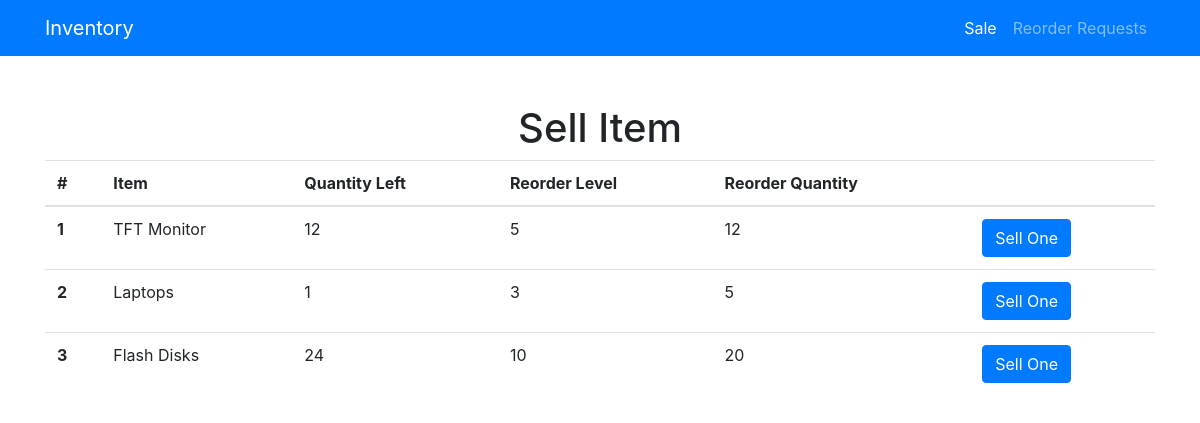
The page / on the database its author committed.
### tables this page shows
CREATE TABLE `products` (
  `id` int(11) NOT NULL,
  `name` varchar(200) NOT NULL,
  `min_quantity` int(11) NOT NULL,
  `reorder_quantity` int(11) NOT NULL,
  `quantity` int(5) NOT NULL
);

### index.php (the view, shortened to what this page needs)
<html lang="en">
<head>
  <link href="vendor/bootstrap/css/bootstrap.min.css" rel="stylesheet">
</head>
<body>
  <nav class="navbar navbar-expand-lg navbar-dark static-top bg-primary">
    <div class="container">
      <a class="navbar-brand" href="#">Inventory</a>
      <div class="collapse navbar-collapse" id="navbarResponsive">
        <ul class="navbar-nav ml-auto">
          <li class="nav-item active">
            <a class="nav-link" href="index.php">Sale
            </a>
          </li>
          <li class="nav-item">
            <a class="nav-link" href="#">Reorder Requests</a>
          </li>
        </ul>
      </div>
    </div>
  </nav>
  <div class="container">
    <div class="row">
      <div class="col-lg-12 text-center">
        <h1 class="mt-5">Sell Item</h1>
        <table class="table">
  <thead>
    <tr>
      <th scope="col">#</th>
      <th scope="col">Item</th>
      <th scope="col">Quantity Left</th>
	  <th scope="col">Reorder Level</th>
	  <th scope="col">Reorder Quantity</th>
      <th scope="col">&nbsp;</th>
    </tr>
  </thead>
  <tbody>
  <?php
  $l = db();
  $sql = "select * from products";
  $re = mysqli_query($l,$sql);
  while($res = mysqli_fetch_array($re))
  {
  ?>
    <tr>
      <th scope="row"><?php echo $res['id'];?><input type="hidden" name="sid" value="<?php echo $res['id'];?>"</th>
      <td><?php echo $res['name'];?></td>
      <td><?php echo $res['quantity'];?></td>
	  <td><?php echo $res['min_quantity'];?></td>
	  <td><?php echo $res['reorder_quantity'];?></td>
      <td><button type="button" class="btn btn-primary" onclick=update('<?php echo $res['id'];?>') >Sell One</button></td>
    </tr>
    <?php
  }
	?>
  </tbody>
		</table>
      </div>
    </div>
  </div>
</body>
</html>

### rows shown on the page
products: id "1", name "TFT Monitor", quantity "12", min_quantity "5", reorder_quantity "12"
products: id "2", name "Laptops", quantity "1", min_quantity "3", reorder_quantity "5"
products: id "3", name "Flash Disks", quantity "24", min_quantity "10", reorder_quantity "20"
